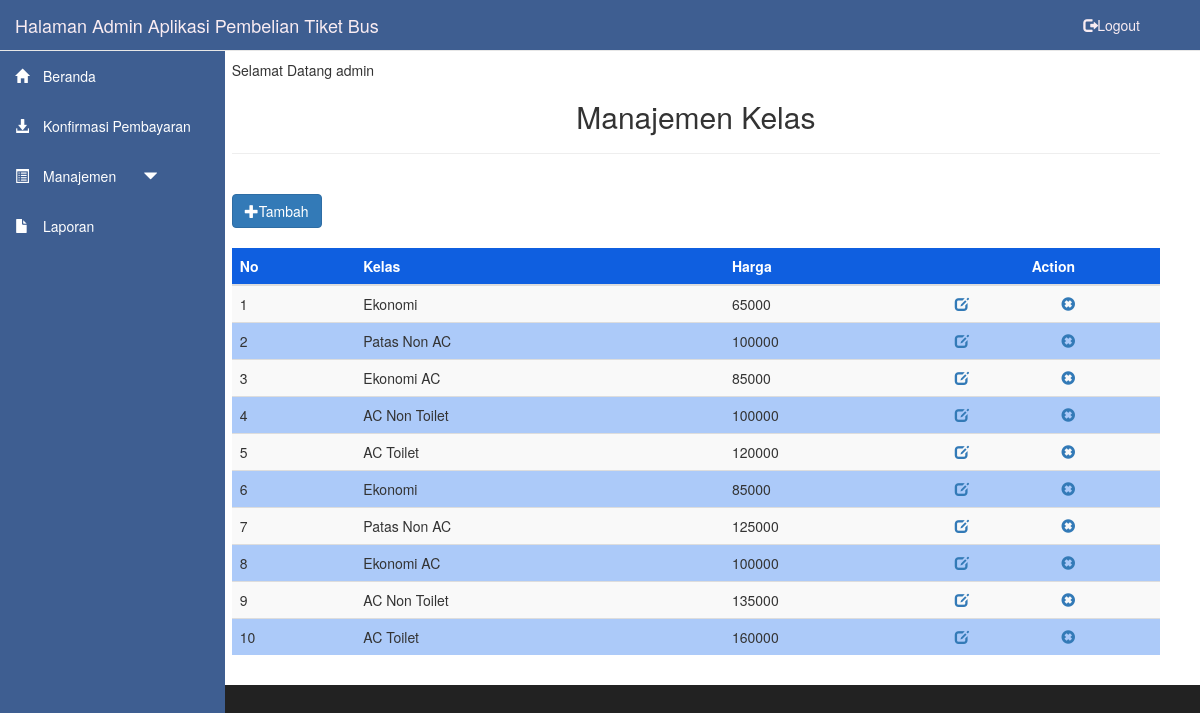
Page /admin/admin.php?halaman=manajemen_bus (signed in) on the committed database.
### tables this page shows
CREATE TABLE `bus` (
  `id_bus` int(20) NOT NULL AUTO_INCREMENT,
  `kelas` varchar(25) NOT NULL,
  `harga` varchar(20) NOT NULL,
  `id_berangkat` int(20) NOT NULL,
  PRIMARY KEY (`id_bus`,`id_berangkat`)
);

### admin/info_bus.php (the view, shortened to what this page needs)
<div class="row">
	<div class="col-md-12">
		<h2><p><center>Manajemen Kelas</center></p></h2>
		<hr>
		<br>
		<button type="button" class="btn btn-primary" data-toggle="modal" data-target="#myModal"><span class="glyphicon glyphicon-plus"></span>Tambah</button>
		<br><br>
		<form class="form-horizontal">
			<table class="table table-striped">
				<thead>
					<tr>
						<th>No</th>
						<th>Kelas</th>
						<th>Harga</th>
						<th colspan="2"><center>Action</center></th>
					</tr>
				</thead>
				<tbody>
					<?php
						include '../config/koneksi.php';
						$query = mysqli_query($conn, "SELECT id_bus, kelas, harga FROM bus")or die(mysqli_error());
										if(mysqli_num_rows($query) == 0){
											echo '<tr><td colspan="5" align="center">Tidak ada data!</td></tr>';
										}
											else
										{
											$no = 1;
											while($data = mysqli_fetch_array($query)){
						 						echo '<tr>';
												echo '<td>'.$no.'</td>';
												echo '<td>'.$data['kelas'].'</td>';
												echo '<td>'.$data['harga'].'</td>';
												echo '<td><a href=admin.php?halaman=edit_bus&&id_bus='.$data['id_bus'].'><span class="glyphicon glyphicon-edit"></a></td>';
												echo '<td><a href=../config/delete_bus.php?id_bus='.$data['id_bus'].'><span class="glyphicon glyphicon-remove-sign"></span></a></td>';
												echo '</tr>';
												$no++;
											}
										}
								?>
				</tbody>
			</table>
		</form>
	</div>
</div>

### admin/info_bus.php (style rules this page uses)
table { border-collapse: collapse; width: 100%; }
th, td { text-align: left; padding: 8px; }
tr:nth-child(even) { background-color: #accaf9 }
th { background-color: #0f5fe0; color: white; }

### rows in the picture
bus: kelas "Ekonomi", harga "65000"
bus: kelas "Patas Non AC", harga "100000"
bus: kelas "Ekonomi AC", harga "85000"
bus: kelas "AC Non Toilet", harga "100000"
bus: kelas "AC Toilet", harga "120000"
bus: kelas "Ekonomi", harga "85000"
bus: kelas "Patas Non AC", harga "125000"
bus: kelas "Ekonomi AC", harga "100000"
bus: kelas "AC Non Toilet", harga "135000"
bus: kelas "AC Toilet", harga "160000"

### other values in the picture
$_SESSION['username'] "admin"
